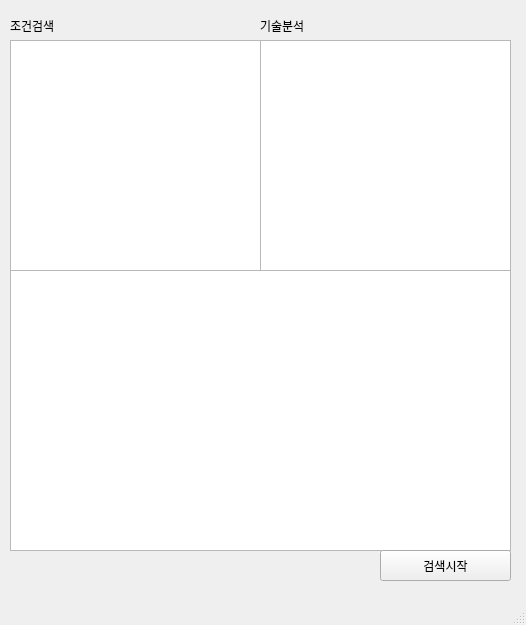
<?xml version="1.0" encoding="UTF-8"?>
<ui version="4.0">
 <class>MainWindow</class>
 <widget class="QMainWindow" name="MainWindow">
  <property name="geometry">
   <rect>
    <x>0</x>
    <y>0</y>
    <width>526</width>
    <height>625</height>
   </rect>
  </property>
  <property name="windowTitle">
   <string>MainWindow</string>
  </property>
  <widget class="QWidget" name="centralwidget">
   <widget class="QLabel" name="label">
    <property name="geometry">
     <rect>
      <x>10</x>
      <y>10</y>
      <width>121</width>
      <height>31</height>
     </rect>
    </property>
    <property name="text">
     <string>조건검색</string>
    </property>
   </widget>
   <widget class="QTextBrowser" name="SearchList">
    <property name="geometry">
     <rect>
      <x>10</x>
      <y>270</y>
      <width>501</width>
      <height>281</height>
     </rect>
    </property>
   </widget>
   <widget class="QPushButton" name="pushButton">
    <property name="geometry">
     <rect>
      <x>380</x>
      <y>550</y>
      <width>131</width>
      <height>31</height>
     </rect>
    </property>
    <property name="text">
     <string>검색시작</string>
    </property>
   </widget>
   <widget class="QLabel" name="label_2">
    <property name="geometry">
     <rect>
      <x>260</x>
      <y>10</y>
      <width>121</width>
      <height>31</height>
     </rect>
    </property>
    <property name="text">
     <string>기술분석</string>
    </property>
   </widget>
   <widget class="QListWidget" name="conditionList">
    <property name="geometry">
     <rect>
      <x>10</x>
      <y>40</y>
      <width>251</width>
      <height>231</height>
     </rect>
    </property>
   </widget>
   <widget class="QListWidget" name="conditionList2">
    <property name="geometry">
     <rect>
      <x>260</x>
      <y>40</y>
      <width>251</width>
      <height>231</height>
     </rect>
    </property>
   </widget>
  </widget>
  <widget class="QMenuBar" name="menubar">
   <property name="geometry">
    <rect>
     <x>0</x>
     <y>0</y>
     <width>526</width>
     <height>21</height>
    </rect>
   </property>
  </widget>
  <widget class="QStatusBar" name="statusbar"/>
 </widget>
 <resources/>
 <connections/>
</ui>
